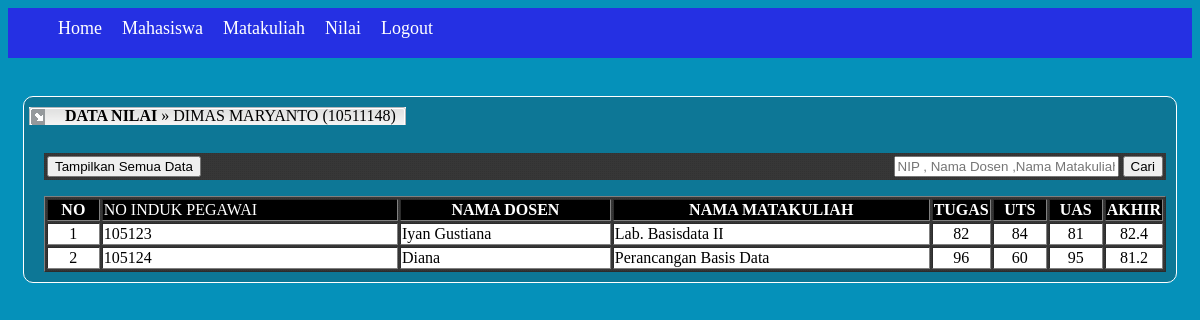
Page /mahasiswa/index.php?page=nilai/view (signed in) on the committed database.
### tables this page shows
CREATE TABLE IF NOT EXISTS `mahasiswa` (
  `nim` varchar(30) NOT NULL,
  `nama` varchar(100) NOT NULL,
  `jk` char(10) DEFAULT NULL,
  `jur` varchar(30) DEFAULT NULL,
  `password` varchar(100) DEFAULT NULL,
  PRIMARY KEY (`nim`)
);

CREATE TABLE IF NOT EXISTS `nilai` (
  `ni_tugas` int(11) DEFAULT NULL,
  `ni_uts` int(11) DEFAULT NULL,
  `ni_uas` int(11) DEFAULT NULL,
  `nim` varchar(20) NOT NULL,
  `nip` varchar(30) NOT NULL,
  UNIQUE KEY `uq_nim_nip` (`nim`,`nip`),
  KEY `nim` (`nim`),
  KEY `nip` (`nip`)
);

CREATE TABLE IF NOT EXISTS `dosen` (
  `nip` varchar(30) NOT NULL,
  `nama` varchar(100) NOT NULL,
  `kode_mtkul` varchar(5) DEFAULT NULL,
  `password` varchar(100) DEFAULT NULL,
  PRIMARY KEY (`nip`),
  KEY `kode_mtkul` (`kode_mtkul`)
);

CREATE TABLE IF NOT EXISTS `matakuliah` (
  `kode_mtkul` varchar(10) NOT NULL,
  `nama_mtkul` varchar(100) NOT NULL,
  PRIMARY KEY (`kode_mtkul`)
);

### includes/classes.php (called while the page is built, shortened)
<?php
class Database {
    private $server = "localhost";
    private $username = "root";
    private $password = "admin";
    private $dbName = "nilaionline148";
    function getDriverConnection() {
        $mysqli = new mysqli($this->server, $this->username, $this->password, $this->dbName);
        return $mysqli;
    }
}
class Mahasiswa {
    private $tableName = "mahasiswa";
    private $columnName = array("nim", "nama", "jk", "jur", "password");
    function tampilDataWihtID($field, $key) {
        $db = new Database();
        $sql = new PerintahSQL();
        $mysqli = $db->getDriverConnection();
        $query = $sql->getPerintahSelectAll($this->tableName) . " WHERE " . $this->columnName[0] . " = '$key'";
        try {
            $result = mysqli_query($mysqli, $query);
            if ($result === FALSE) {
                throw new Exception("Failed Show Data : " . $mysqli->error);
            } else {
                $data = mysqli_fetch_array($result);
            }
        } catch (Exception $ex) {
            echo "$ex->getMessage()";
        }
        if ($field == 0) {
            return $data[0];
        } else if ($field == 1) {
            return $data[1];
        } else if ($field == 2) {
            return $data[2];
        } else if ($field == 3) {
            return $data[3];
        } else if ($field == 4) {
            return $data[4];
        }
    }
}
class Nilai {
    function tampilSemuaDataNilaiIdMahasiswa($param) {
        $db = new Database();
        $mysqli = $db->getDriverConnection();
        $query = "SELECT m.nim, m.nama, n.ni_tugas, n.ni_uts, n.ni_uas,
            (n.ni_tugas * 0.2) + ( n.ni_uts * 0.4 ) + ( n.ni_uas * 0.4 ) AS nilai_akhir,
            ma.nama_mtkul, d.nama ,n.nip FROM mahasiswa m, nilai n, matakuliah ma
            , dosen d WHERE m.nim = n.nim AND ma.kode_mtkul = d.kode_mtkul
            AND d.nip = n.nip AND n.nim = '".$param."'";
        try {
            $result = mysqli_query($mysqli, $query);
            if ($result === FALSE) {
                throw new Exception("Failed Show Data : " . $mysqli->error);
            } else {
                while ($rows = mysqli_fetch_array($result)) {
                    $data[] = $rows;
                }
            }
        } catch (Exception $ex) {
            echo "$ex->getMessage()";
        }
        return $data;
    }
}
class PerintahSQL {
    function getPerintahSelectAll($table) {
        return "select * from $table";
    }
}
?>

### mahasiswa/nilai/view.php (the view, shortened to what this page needs)
<?php
include_once '../../includes/classes.php';
$mhs = new Mahasiswa();
?>
<div class="header">
    <div class="header-navigation">
        <div id="left-header">&emsp;</div>
        <div id="center-header"> &emsp; <b>DATA NILAI</b> &raquo;
            <?php echo strtoupper($mhs->tampilDataWihtID(1, $_SESSION['id']))." "
                    . "(".$_SESSION['id'].")"; ?></div>
        <div id="right-header">&emsp;</div>
    </div>
</div>
<br><br>
<div id="navigation-search">
    <form method="POST" enctype="multipart/form-data">
        <table border="0" width="100%">
            <thead>
                <tr>
                    <th align="left">
                        <input type="submit" value="Tampilkan Semua Data" name="sb" />
                    </th>
                    <th align="right">
                        <input type="text" name="txtCari" value="" size="25"
                               placeholder="NIP , Nama Dosen ,Nama Matakuliah"/>
                        <input type="submit" value="Cari" name="sb" />
                    </th>
                </tr>
            </thead>
        </table>
    </form>
</div>
<div class="menu-content">
    <table border="1" width="100%">
        <thead>
            <tr>
                <th align="center">NO</th>
                <td>NO INDUK PEGAWAI</td>
                <th>NAMA DOSEN</th>
                <th>NAMA MATAKULIAH</th>
                <th>TUGAS</th>
                <th>UTS</th>
                <th>UAS</th>
                <th>AKHIR</th>
            </tr>
        </thead>
        <tbody>
            <?php
            $nilai = new Nilai();
            $arrayNilai = $nilai->tampilSemuaDataNilaiIdMahasiswa($_SESSION['id']);
            if (count($arrayNilai)) {
                $i = 1;
                foreach ($arrayNilai as $value) {
                    ?>
                    <tr>
                        <td align="center"><?php echo "$i"; ?></td>
                        <td><?php echo "$value[8]"; ?></td>
                        <td><?php echo "$value[7]"; ?></td>
                        <td><?php echo "$value[6]"; ?></td>
                        <td align="center" width="50"><?php echo "$value[2]"; ?></td>
                        <td align="center" width="50"><?php echo "$value[3]"; ?></td>
                        <td align="center" width="50"><?php echo "$value[4]"; ?></td>
                        <td align="center" width="50"><?php echo "$value[5]"; ?></td>
                    </tr>
                    <?php
                    $i++;
                }
            }
            ?>
        </tbody>
    </table>
</div>

### css/style-view.css (style rules this page uses)
body { background-color: #0591ba; }
.header-navigation #left-header { float: left; background-image: url(../img/tabdata01.gif); background-repeat: no-repeat; }
.header-navigation #right-header { float: left; background-image: url(../img/tabdata03.gif); background-repeat: no-repeat; }
.header-navigation #center-header { float: left; background-image: url(../img/tabdata02bg.gif); background-repeat: repeat-x; }
#navigation-search { margin: 10px 5px 5px 15px; background-image: url(../img/bg.png); background-repeat: repeat; }
.menu-content { margin: 10px 5px 5px 15px; background-image: url(../img/bg.png); background-repeat: repeat; }
.menu-content thead { background-color: black; color: white; }
.menu-content tbody { background-color: white; color: black; }

### rows in the picture
mahasiswa: nama "DIMAS MARYANTO", nilai.nip "105123", dosen.nama "Iyan Gustiana", matakuliah.nama_mtkul "Lab. Basisdata II", nilai.ni_tugas "82", nilai.ni_uts "84", nilai.ni_uas "81", value "82.4", nilai.nip "105124", dosen.nama "Diana", matakuliah.nama_mtkul "Perancangan Basis Data", nilai.ni_tugas "96", nilai.ni_uts "60", nilai.ni_uas "95", value "81.2"

### other values in the picture
$_SESSION['id'] "10511148"
